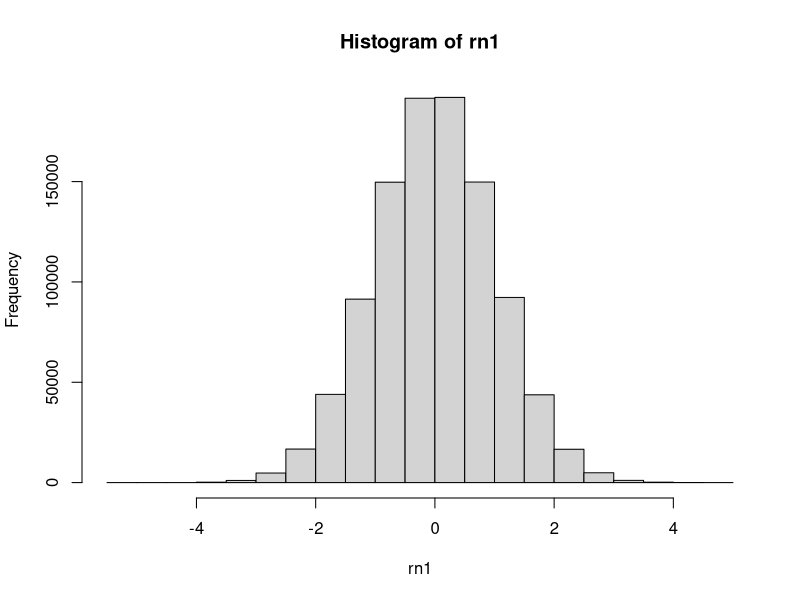
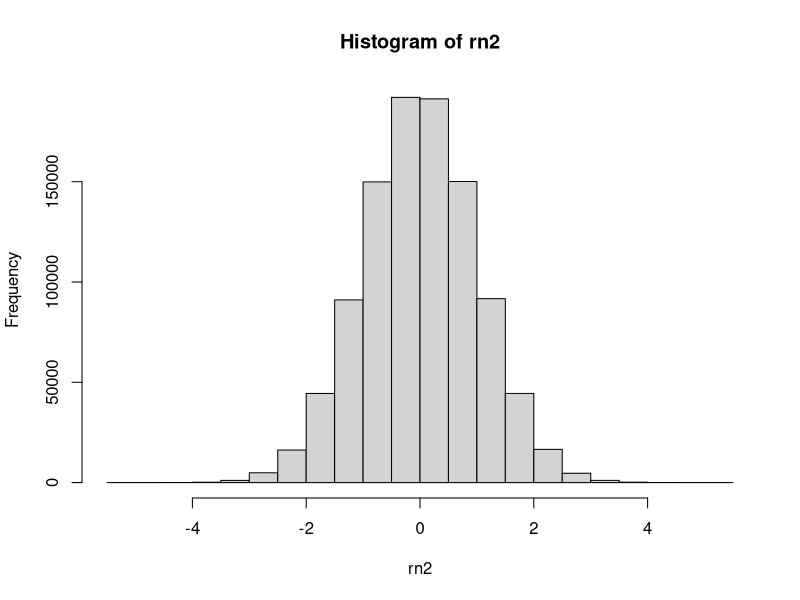
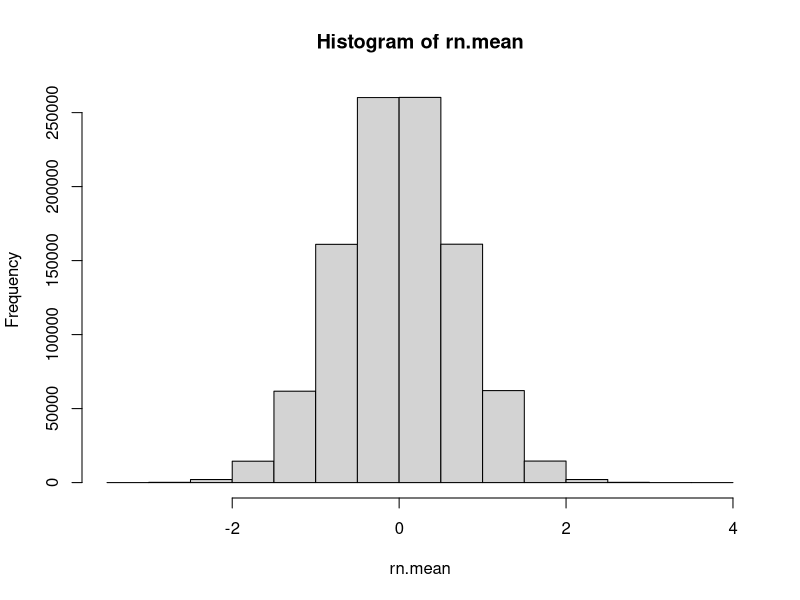
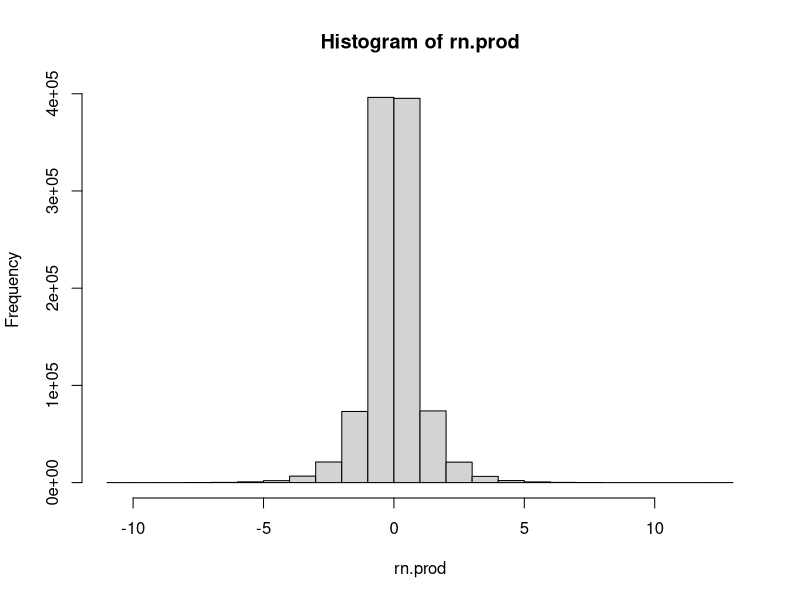

Write the R code that produced these figures, in order.
# Ex04_03
# Computing composit variables

# Create variable rn1 with 1 million random normal values
# Will vary from one time to another

rn1 <- rnorm(1000000) # Million random normal values
hist(rn1)
summary(rn1)

# Create variable rn2 with 1 million random normal values
rn2 <- rnorm(1000000)
hist(rn2)
summary(rn2)

# Average scores across two variables
rn.mean <- (rn1 + rn2)/2 # R deals with vectors first
hist(rn.mean) 

# Multiply scores across two variables
rn.prod <- rn1*rn2
hist(rn.prod)
summary(rn.prod)

# Kurtosis comparisons, the sharpness of the peak of a frequency-distribution curve 
# (see the presence or absence of outliers)

# The package "moments" gives kurtosis where a 
# mesokurtic, normal distribution has a value of 3. ((of a frequency distribution or its graphical representation) having the same kurtosis as the normal distribution.)

# The package "psych" recenters the kurtosis values
# around 0, which is more commom now.
require('psych')
kurtosi(rn1)
kurtosi(rn2)
kurtosi(rn.mean) # Similar to Cauchy distribution

# Clean up
detach("package:psych", unload = TRUE)
rm(list = ls())
